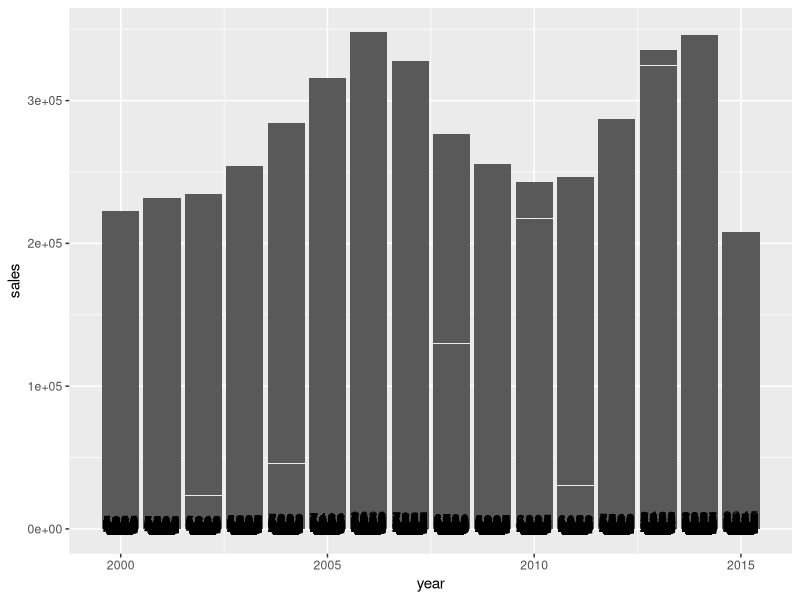
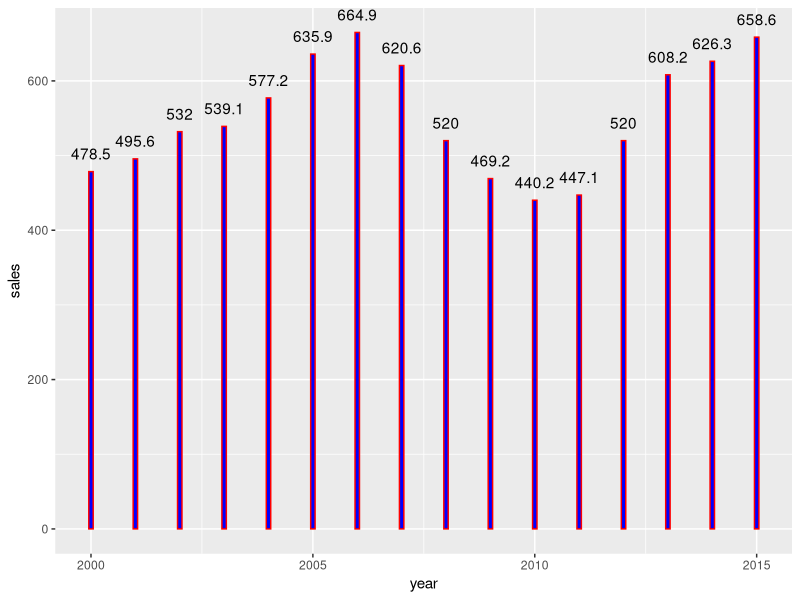

Write R code to recreate these figures, in order.
library(tidyverse)
library(ggplot2)
View(txhousing)
?txhousing
#ggplot(CO2,aes(conc,uptake))+geom_bar(stat="identity")
#ggplot(CO2,aes(conc,uptake))+coord_polar("y",start=0)
ggplot(txhousing,aes(year,sales,label=sales))+
  geom_bar(stat="identity")+
  geom_text()
txhousing.agg<-aggregate(sales~year,txhousing,mean)
txhousing.agg$sales=round(txhousing.agg$sales,1)
ggplot(txhousing.agg,aes(year,sales,label=sales))+
  geom_bar(stat="identity",color="red",fill="blue",width=0.1)+
  geom_text(vjust=-1)
View(txhousing.agg)

